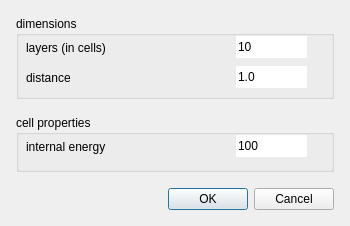
<?xml version="1.0" encoding="UTF-8"?>
<ui version="4.0">
 <class>NewHexagonDialog</class>
 <widget class="QDialog" name="NewHexagonDialog">
  <property name="geometry">
   <rect>
    <x>0</x>
    <y>0</y>
    <width>350</width>
    <height>226</height>
   </rect>
  </property>
  <property name="minimumSize">
   <size>
    <width>350</width>
    <height>226</height>
   </size>
  </property>
  <property name="windowTitle">
   <string>add hexagon structure</string>
  </property>
  <layout class="QGridLayout" name="gridLayout">
   <property name="leftMargin">
    <number>16</number>
   </property>
   <property name="topMargin">
    <number>16</number>
   </property>
   <property name="rightMargin">
    <number>16</number>
   </property>
   <property name="bottomMargin">
    <number>16</number>
   </property>
   <property name="spacing">
    <number>16</number>
   </property>
   <item row="0" column="0">
    <widget class="QGroupBox" name="groupBox">
     <property name="minimumSize">
      <size>
       <width>0</width>
       <height>83</height>
      </size>
     </property>
     <property name="title">
      <string>dimensions</string>
     </property>
     <widget class="QLabel" name="label">
      <property name="geometry">
       <rect>
        <x>10</x>
        <y>24</y>
        <width>201</width>
        <height>16</height>
       </rect>
      </property>
      <property name="text">
       <string>layers (in cells)</string>
      </property>
     </widget>
     <widget class="QLineEdit" name="layersEdit">
      <property name="geometry">
       <rect>
        <x>220</x>
        <y>20</y>
        <width>71</width>
        <height>22</height>
       </rect>
      </property>
      <property name="text">
       <string>10</string>
      </property>
      <property name="frame">
       <bool>false</bool>
      </property>
     </widget>
     <widget class="QLabel" name="label_3">
      <property name="geometry">
       <rect>
        <x>10</x>
        <y>54</y>
        <width>201</width>
        <height>16</height>
       </rect>
      </property>
      <property name="text">
       <string>distance</string>
      </property>
     </widget>
     <widget class="QLineEdit" name="distEdit">
      <property name="geometry">
       <rect>
        <x>220</x>
        <y>50</y>
        <width>71</width>
        <height>22</height>
       </rect>
      </property>
      <property name="text">
       <string>1.0</string>
      </property>
      <property name="frame">
       <bool>false</bool>
      </property>
     </widget>
    </widget>
   </item>
   <item row="1" column="0">
    <widget class="QGroupBox" name="groupBox_2">
     <property name="title">
      <string>cell properties</string>
     </property>
     <widget class="QLabel" name="label_4">
      <property name="geometry">
       <rect>
        <x>10</x>
        <y>24</y>
        <width>201</width>
        <height>16</height>
       </rect>
      </property>
      <property name="text">
       <string>internal energy</string>
      </property>
     </widget>
     <widget class="QLineEdit" name="energyEdit">
      <property name="geometry">
       <rect>
        <x>220</x>
        <y>20</y>
        <width>71</width>
        <height>22</height>
       </rect>
      </property>
      <property name="text">
       <string>100</string>
      </property>
      <property name="frame">
       <bool>false</bool>
      </property>
     </widget>
    </widget>
   </item>
   <item row="2" column="0">
    <widget class="QDialogButtonBox" name="buttonBox">
     <property name="orientation">
      <enum>Qt::Horizontal</enum>
     </property>
     <property name="standardButtons">
      <set>QDialogButtonBox::Cancel|QDialogButtonBox::Ok</set>
     </property>
    </widget>
   </item>
  </layout>
 </widget>
 <resources/>
 <connections>
  <connection>
   <sender>buttonBox</sender>
   <signal>accepted()</signal>
   <receiver>NewHexagonDialog</receiver>
   <slot>accept()</slot>
   <hints>
    <hint type="sourcelabel">
     <x>212</x>
     <y>124</y>
    </hint>
    <hint type="destinationlabel">
     <x>160</x>
     <y>150</y>
    </hint>
   </hints>
  </connection>
  <connection>
   <sender>buttonBox</sender>
   <signal>rejected()</signal>
   <receiver>NewHexagonDialog</receiver>
   <slot>reject()</slot>
   <hints>
    <hint type="sourcelabel">
     <x>294</x>
     <y>129</y>
    </hint>
    <hint type="destinationlabel">
     <x>295</x>
     <y>149</y>
    </hint>
   </hints>
  </connection>
 </connections>
</ui>
